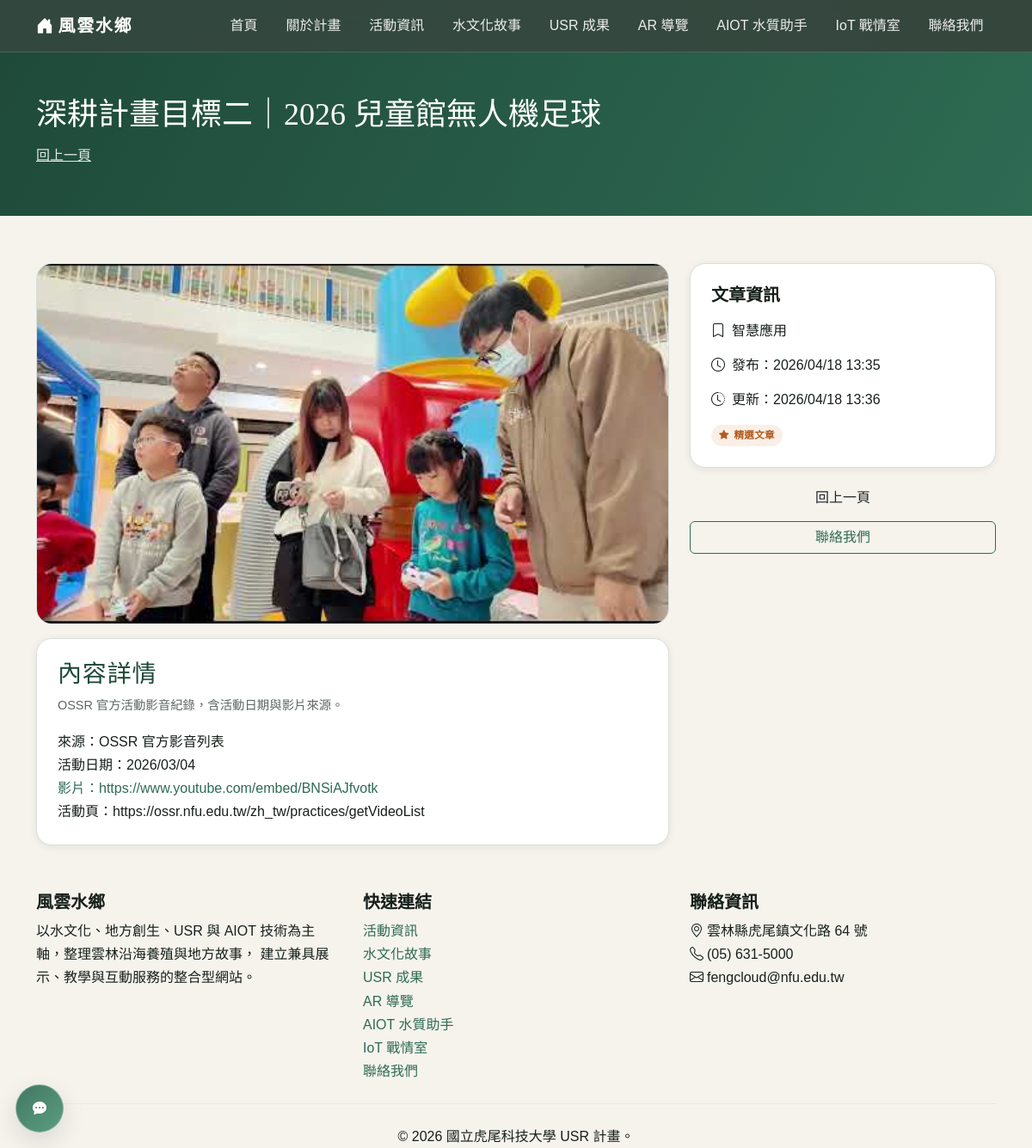
The app's page /stories/story-drone-football-2026/ with its own data.
### core/models.py (models this page shows, shortened)
class StoryPost(models.Model):
    CATEGORY_CHOICES = [
        ("water_story", "水井故事"),
        ("usr", "USR 成果"),
        ("experience", "體驗活動"),
        ("aiot", "智慧應用"),
    ]
    title = models.CharField("標題", max_length=200)
    slug = models.SlugField("網址代稱", unique=True, allow_unicode=True)
    summary = models.CharField("摘要", max_length=300)
    content = models.TextField("內容")
    image = models.ImageField("圖片", upload_to="stories/", blank=True)
    category = models.CharField("分類", max_length=20, choices=CATEGORY_CHOICES)
    is_featured = models.BooleanField("精選", default=False)
    created_at = models.DateTimeField("建立時間", auto_now_add=True)
    updated_at = models.DateTimeField("更新時間", auto_now=True)
    class Meta:
        ordering = ["-created_at"]
        verbose_name = "故事文章"
        verbose_name_plural = "故事文章"

### core/views.py (the view)
# urls.py: path("stories/<slug:slug>/", views.story_detail_view, name="story_detail"),
def story_detail_view(request, slug):
    post = get_object_or_404(StoryPost, slug=slug)
    if post.category == "water_story":
        back_url = reverse("stories")
    elif post.category in ["usr", "experience", "aiot"]:
        back_url = f"{reverse('usr')}?category={post.category}"
    else:
        back_url = reverse("usr")
    return render(
        request,
        "core/story_detail.html",
        {
            "post": post,
            "back_url": back_url,
        },
    )

### core/templates/core/story_detail.html (shortened to what this page needs)
{% extends "core/base.html" %}
{% block content %}
<section class="page-hero">
  <div class="container">
    <h1>{{ post.title }}</h1>
    <p>
      <a href="{{ back_url }}" class="text-white text-decoration-underline">回上一頁</a>
    </p>
  </div>
</section>
<section class="section-block">
  <div class="container">
    <div class="row g-4">
      <div class="col-lg-8">
        {% if post.image %}
        <img src="{{ post.image.url }}" alt="{{ post.title }}" class="event-detail-cover mb-3">
        {% endif %}
        <div class="surface-card p-4">
          <h2 class="section-title fs-3 mb-2">內容詳情</h2>
          <p class="text-meta mb-3">{{ post.summary }}</p>
          <div class="event-content">{{ post.content|linebreaksbr|urlize }}</div>
        </div>
      </div>
      <div class="col-lg-4">
        <div class="surface-card p-4">
          <h5 class="fw-bold mb-3">文章資訊</h5>
          <ul class="meta-list">
            <li><i class="bi bi-bookmark me-2"></i>{{ post.get_category_display }}</li>
            <li><i class="bi bi-clock me-2"></i>發布：{{ post.created_at|date:"Y/m/d H:i" }}</li>
            <li><i class="bi bi-clock-history me-2"></i>更新：{{ post.updated_at|date:"Y/m/d H:i" }}</li>
            {% if post.is_featured %}
            <li><span class="badge-soft badge-soft--accent"><i class="bi bi-star-fill"></i>精選文章</span></li>
            {% endif %}
          </ul>
        </div>
        <div class="d-grid gap-2 mt-3">
          <a href="{{ back_url }}" class="btn btn-brand">回上一頁</a>
          <a href="{% url 'contact' %}" class="btn btn-outline-brand">聯絡我們</a>
        </div>
      </div>
    </div>
  </div>
</section>
{% endblock %}

### static/css/style.css (style rules this page uses)
:root { --bg: #f6f3ed; --surface: #ffffff; --surface-soft: #f8faf7; --text: #17201b; --muted: #5d6762; --line: #d8e0dc; --brand-900: #1f4a39; --brand-700: #2e6b53; --brand-500: #3d8b6a; --brand-300: #9ec4b3; --accent-700: #b35b1e; --accent-500: #d77a30; --accent-100: #fde8d8; --shadow-sm: 0 2px 10px rgba(16, 26, 22, 0.08); --shadow-md: 0 10px 28px rgba(16, 26, 22, 0.12); --radius-sm: 10px; --radius-md: 18px; --radius-lg: 26px; }
*, *::before, *::after { box-sizing: border-box; }
html, body { margin: 0; padding: 0; overflow-x: hidden; }
body { font-family: "Noto Sans TC", sans-serif; color: var(--text); background: radial-gradient(1200px 500px at 8% -5%, rgba(61, 139, 106, 0.16), transparent 60%), radial-gradient(1000px 380px at 96% 0%, rgba(215, 122, 48, 0.12), transparent 58%), var(--bg); line-height: 1.7; }
img { max-width: 100%; }
a { color: var(--brand-700); text-decoration: none; }
.section-block { padding: 3.4rem 0; }
.section-title { margin: 0 0 0.7rem; font-family: "Noto Serif TC", serif; font-size: clamp(1.6rem, 2.5vw, 2.2rem); color: var(--brand-900); letter-spacing: 0.03em; }
.page-hero { background: linear-gradient(120deg, var(--brand-900), var(--brand-700)); color: #fff; padding: 3.2rem 0 2.6rem; }
.page-hero h1 { margin: 0; font-family: "Noto Serif TC", serif; font-size: clamp(1.8rem, 3vw, 2.4rem); }
.page-hero p { margin-top: 0.7rem; opacity: 0.88; }
.surface-card { background: var(--surface); border: 1px solid var(--line); border-radius: var(--radius-md); box-shadow: var(--shadow-sm); }
.badge-soft { display: inline-flex; align-items: center; gap: 0.35rem; border-radius: 999px; padding: 0.2rem 0.64rem; font-size: 0.76rem; font-weight: 700; }
.badge-soft--accent { background: var(--accent-100); color: var(--accent-700); }
.text-meta { color: var(--muted); font-size: 0.9rem; }
.event-detail-cover { width: 100%; max-height: 420px; object-fit: cover; border-radius: var(--radius-md); border: 1px solid var(--line); }
.meta-list { margin: 0; padding: 0; list-style: none; display: grid; gap: 0.8rem; }
.event-content { overflow-wrap: anywhere; word-break: break-word; }
.badge-soft { display:inline-flex; align-items:center; border-radius:999px; padding:0.2rem 0.56rem; font-size:0.72rem; font-weight:700; letter-spacing:0.03em; }
.badge-soft--accent { background:rgba(215,122,48,0.12); color:var(--accent-700); }
.btn-outline-brand { border:1.5px solid var(--brand-700); color:var(--brand-700); }

### records on screen
StoryPost: title "深耕計畫目標二｜2026 兒童館無人機足球", image (picture), summary "OSSR 官方活動影音紀錄，含活動日期與影片來源。", content "來源：OSSR 官方影音列表 活動日期：2026/03/04 影片：https://www.youtube.com/embed/BNSiAJfvotk 活動頁：https://ossr.nfu.edu.tw/zh_tw/practices/getVideoList", category "智慧應用", created_at "2026/04/18 13:35", updated_at "2026/04/18 13:36"
